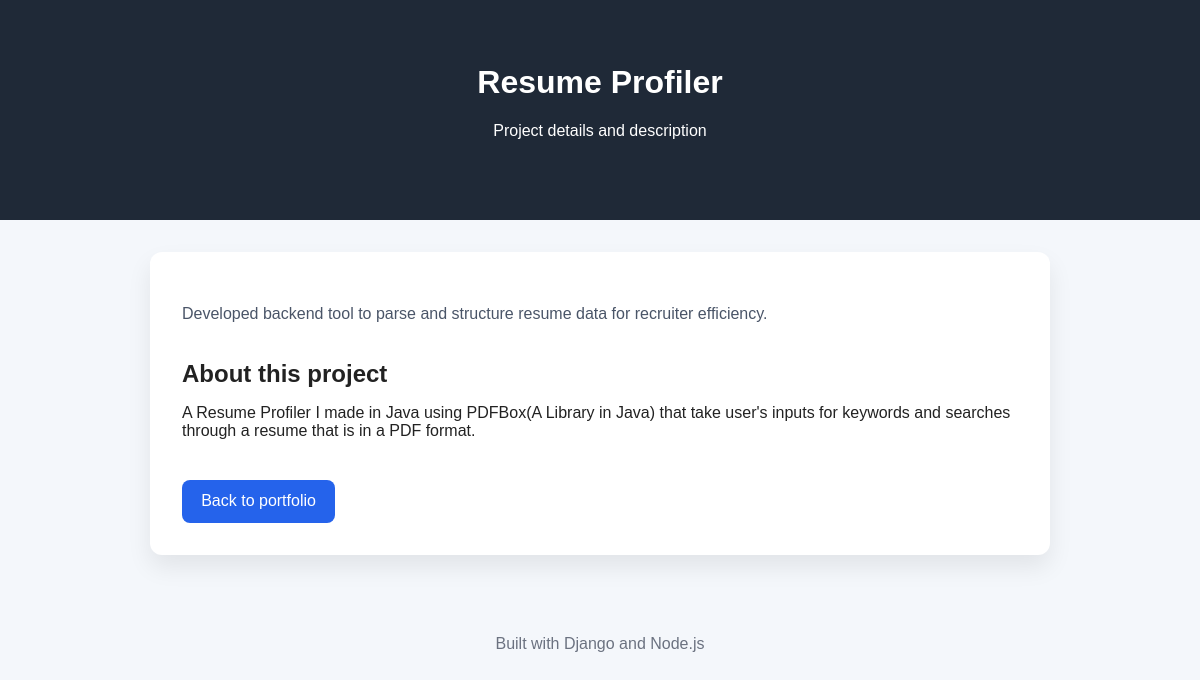
/projects/p2/, run on the app's committed database.
### portfolio_app/models.py (models this page shows, shortened)
class PortfolioItem(models.Model):
    slug = models.SlugField(unique=True)
    title = models.CharField(max_length=120)
    description = models.TextField()
    details = models.TextField(blank=True)
    created_at = models.DateTimeField(auto_now_add=True)

### portfolio_app/views.py (the view)
# urls.py: path("projects/<slug:slug>/", views.project_detail, name="project_detail"),
def project_detail(request, slug):
    project = get_object_or_404(PortfolioItem, slug=slug)
    return render(request, "project_detail.html", {"project": project})

### portfolio_app/templates/project_detail.html (shortened to what this page needs)
<!DOCTYPE html>
<html lang="en">
<head>
</head>
<body>
    <header>
        <div class="container">
            <h1>{{ project.title }}</h1>
            <p>Project details and description</p>
        </div>
    </header>
    <main class="container">
        <article class="card">
            <p class="intro">{{ project.description }}</p>
            <section>
                <h2 class="section-title">About this project</h2>
                <p>{{ project.details }}</p>
            </section>
            <a class="button" href="{% url 'home' %}">Back to portfolio</a>
        </article>
    </main>
    <footer>
        <p>Built with Django and Node.js</p>
    </footer>
</body>
</html>

### portfolio_app/templates/project_detail.html (style rules this page uses)
body { font-family: Arial, sans-serif; margin: 0; background: #f4f7fb; color: #222; }
header { background: #1f2937; color: #fff; padding: 2rem 1rem; text-align: center; }
.container { max-width: 900px; margin: 0 auto; padding: 2rem 1rem; }
.card { background: #fff; border-radius: 12px; padding: 2rem; box-shadow: 0 12px 24px rgba(0, 0, 0, .08); }
h1 { margin-top: 0; }
.intro { color: #4a5568; line-height: 1.7; }
.section-title { margin: 2rem 0 1rem; }
.button { display: inline-block; margin-top: 1.5rem; padding: .8rem 1.2rem; border-radius: 8px; background: #2563eb; color: #fff; text-decoration: none; }
footer { text-align: center; padding: 2rem 1rem; color: #6b7280; }

### data on the page
PortfolioItem: title "Resume Profiler", description "Developed backend tool to parse and structure resume data for recruiter efficiency.", details "A Resume Profiler I made in Java using PDFBox(A Library in Java) that take user's inputs for keywords and searches through a resume that is in a PDF format."
